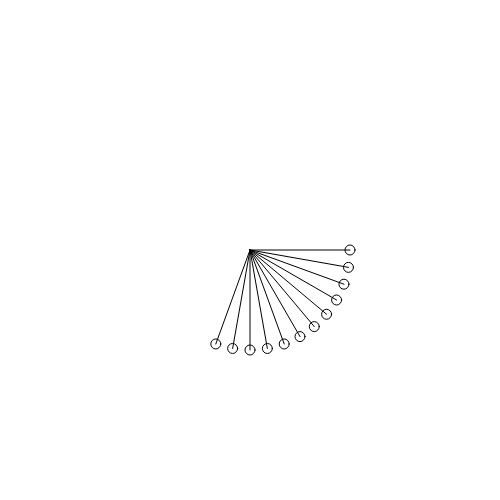
Frame 1 (no input)
Frame 60 (no input): identical to frame 1, image omitted
Frame 120 (the mouse pressed at the canvas centre since frame 60): identical to frame 1, image omitted

The p5.js sketch that drew this single still picture (run headless with seeded random() and noise() and a simulated clock; from frame 60 on, the mouse is pressed at the canvas centre):

// p5.js sketch
// ── sketch.js
let origenX, origenY;  //usaremos este para el centro
let radio; // radio de la elipse
let nElementos; 

function setup() {
	createCanvas(500, 500);
	origenX = width/2; //mitad del ancho del canvas
	origenY = height/2; //mitad del alto del canvas
	radio = 100; //incicializamos el radio, lo vamos a modificar despues
	nElementos = 12; 
}

function draw() {
  background(255);
	for (let i = 0; i<nElementos;i++){
		//En cada vuelta el ángulo aumenta porque multiplicamos por i (que va 0,1,2,3,4,etc)
		//esto da resultado en 'radianes' (otra manera de medir ángulos). Ver https://es.wikipedia.org/wiki/Radian
		let angulo = radians(10) * i; //en cada vuelta el angulo incrementará en 10 grados, usamos el radians() para convertir a radianes

		//calculamos la posicion X e Y para cada elemento
		//esta es una formula que calcula la distancia respecto al origen, en X e Y
		//siempre sera: ORIGEN + COSENO(o SENO) del angulo del elemento respecto al origen, multiplicado por el Radio (que tan lejos) 
		let x = origenX + cos(angulo) * radio;
		let y = origenY + sin(angulo) * radio;

		ellipse(x,y,10,10);
    line(origenX, origenY, x, y);
	}	
}
